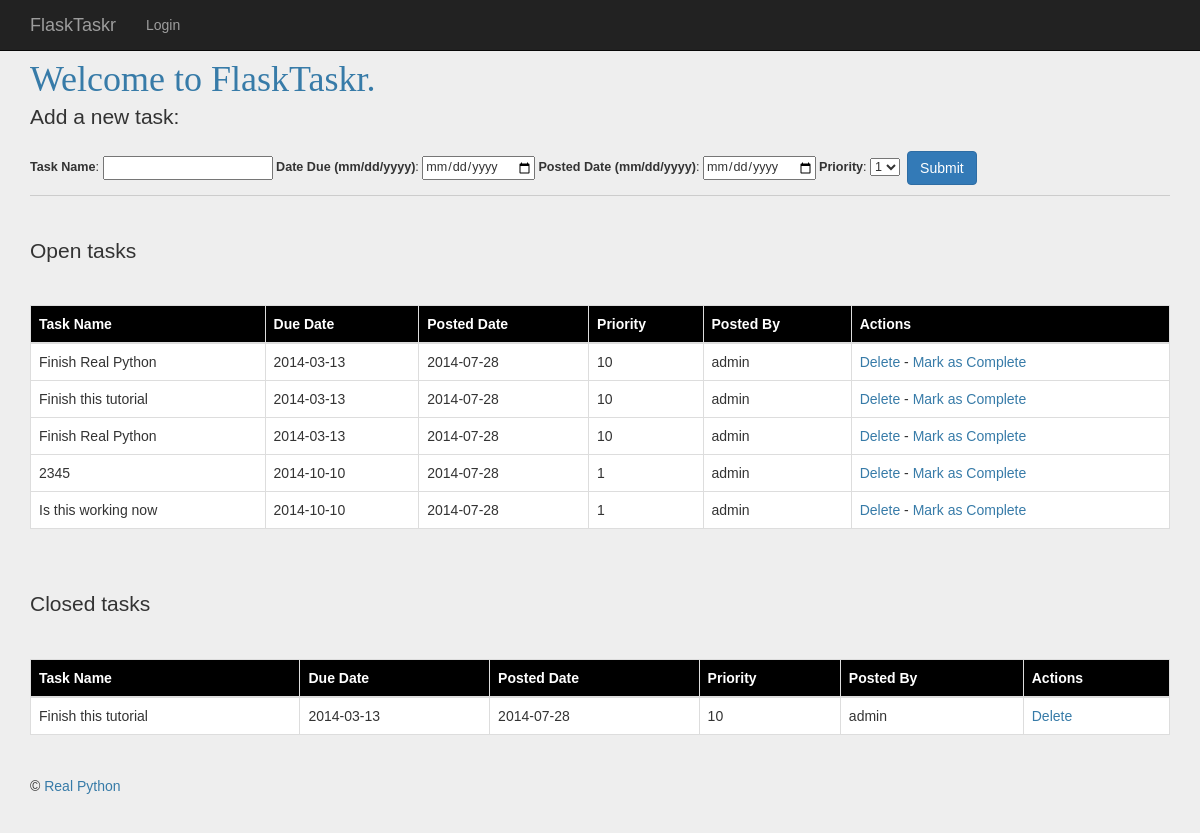
/tasks/ (signed in), run on an earlier commit of the app's database.
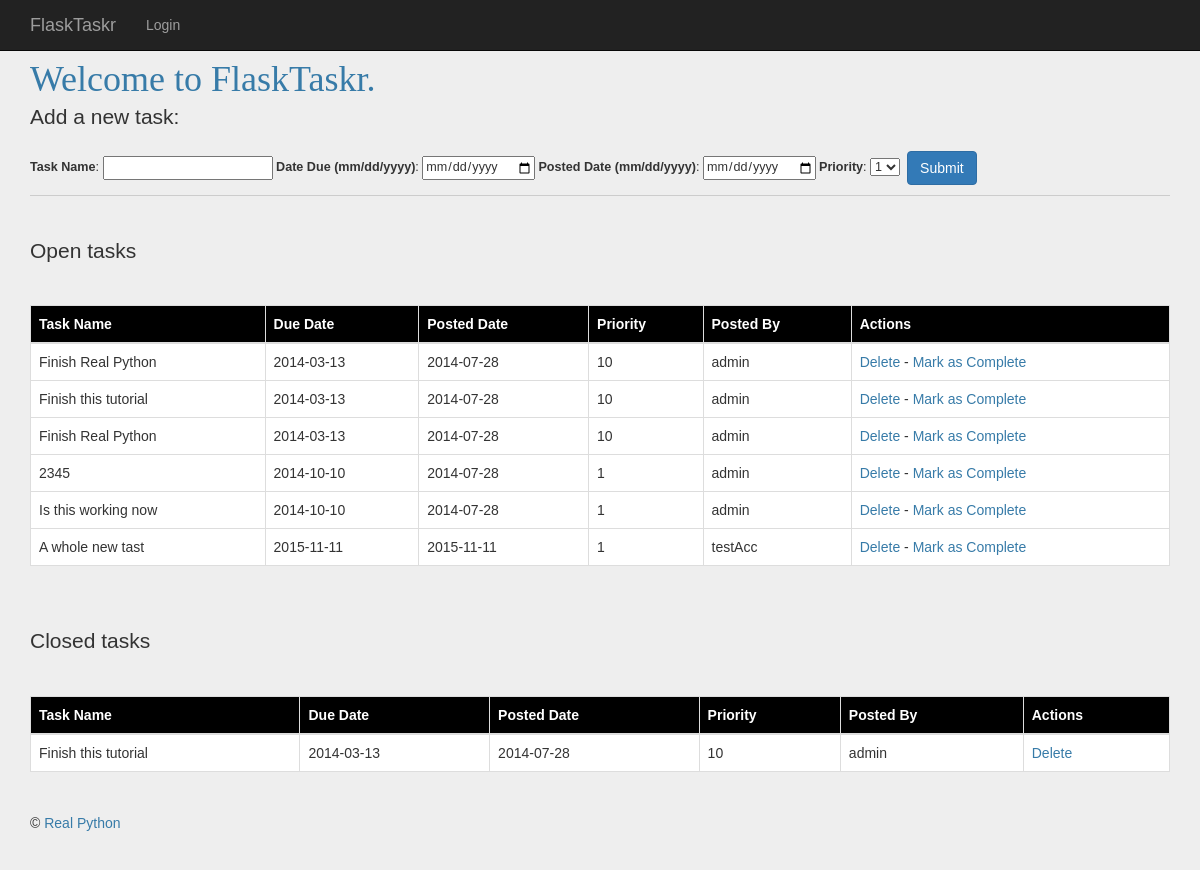
And on a later commit of the database.
### models.py (models this page shows, shortened)
class FTasks(db.Model):
	__tablename__ = 'ftasks'
	task_id = db.Column(db.Integer, primary_key=True)
	name = db.Column(db.String, nullable=False)
	due_date = db.Column(db.Date, nullable = False)
	priority = db.Column(db.Integer, nullable=False)
	posted_date = db.Column(db.Date, nullable=False)
	status = db.Column(db.Integer)
	user_id = db.Column(db.Integer, db.ForeignKey('users.id'))

class  User(db.Model):
	__tablename__ = 'users'
	id = db.Column(db.Integer, primary_key=True)
	name = db.Column(db.String, unique=True, nullable=False)
	email = db.Column(db.String, unique=True, nullable=False)
	password = db.Column(db.String, nullable=False)
	tasks = db.relationship('FTasks', backref='poster')

### views.py (the view)
@app.route('/tasks/')
@login_required #wrap
def  tasks():
	open_tasks = db.session.query(FTasks).filter_by(status='1').order_by(FTasks.due_date.asc())
	closed_tasks = db.session.query(FTasks).filter_by(status='0').order_by(FTasks.due_date.asc())
	return render_template('tasks.html',form = AddTask(request.form), open_tasks = open_tasks, closed_tasks = closed_tasks)

### forms.py
class AddTask(Form):
    task_id = IntegerField('Priority')
    name = TextField('Task Name', validators=[DataRequired()])
    due_date = DateField('Date Due (mm/dd/yyyy)', validators=[DataRequired()],
                                format='%m/%d/%Y')
    priority = SelectField('Priority', validators=[DataRequired()],
                            choices=[('1', '1'),('2', '2'),('3', '3'),
                                        ('4', '4'),('5', '5')])
    status = IntegerField('Status')
    posted_date = DateField('Posted Date (mm/dd/yyyy)', validators=[DataRequired()], format='%m/%d/%Y')

### views.py (called while the page is built)
def login_required(test):
	@wraps(test)
	def wrap(*args, **kwargs):
		if 'logged_in' in session:
			return test(*args, **kwargs)
		else:
			flash('You need to login first.')
			return redirect(url_for('login'))
	return wrap

### templates/tasks.html
{% extends "template.html" %} {% block content %} <h1>Welcome to FlaskTaskr.</h1> <div class="add-task">
<div class="lead">Add a new task:</div>
<form action="{{ url_for('new_task') }}" method="post"
role="form"> <p>
{{ form.name.label }}: {{ form.name }}&nbsp;{{ form.due_date.label }}: {{ form.due_date }}&nbsp;{{ form.posted_date.label }}: {{ form.posted_date }}&nbsp;{{ form.priority.label }}: {{ form.priority }}&nbsp;
<button class="btn btn-md btn-primary" type="submit">Submit</button></p>
</form> </div>
<div class="entries"> <br>
<br>
<div class="lead">Open tasks</div> <br>
<table class="table table-bordered">
<thead> <tr>
<th>Task Name</th>
<th>Due Date</th>
<th>Posted Date</th>
 <th>Priority</th>
 <th>Posted By</th>
 <th>Actions</th>
</tr>
</thead>
<tbody>
{% for o in open_tasks %}
<tr>
<td>{{ o.name }}</td> <td>{{ o.due_date }}</td>
<td>{{ o.posted_date }}</td> <td>{{ o.priority }}</td> <td>{{ o.poster.name }}</td> <td>
<a href="{{ url_for('delete_entry', task_id = o.task_id) }}">Delete</a> -
<a href="{{ url_for('complete', task_id = o.task_id) }}">Mark as Complete</a>
</td> </tr>
{% endfor %}
</tbody> </table>
</div>
<br>
<br>
<div class="entries">
<div class="lead">Closed tasks</div> <br>
<table class="table table-bordered">
<thead> <tr>
<th>Task Name</th> <th>Due Date</th> <th>Posted Date</th> <th>Priority</th> <th>Posted By</th> <th>Actions</th>
</tr>
</thead>
<tbody>
{% for c in closed_tasks %}
<tr>
<td>{{ c.name }}</td> <td>{{ c.due_date }}</td> <td>{{ c.posted_date }}</td> <td>{{ c.priority }}</td> <td>{{ c.poster.name }}</td> <td>
<a href="{{ url_for('delete_entry', task_id = c.task_id)
}}">Delete</a> </td>
</tr>
{% endfor %} <tbody>
</table> </div>
{% endblock %}

### templates/template.html (shortened to what this page needs)
<!DOCTYPE html>
<html>
<html lang="en">
<head>
<link href="http://netdna.bootstrapcdn.com/
bootstrap/3.1.0/css/bootstrap.min.css" rel="stylesheet">
<link rel="stylesheet" href="{{ url_for('static',
filename='css/styles.css') }}">
</head>
<body>
<div class="navbar navbar-inverse navbar-fixed-top"
role="navigation">
<div class="container">
<div class="navbar-header">
<a class="navbar-brand" href="/">FlaskTaskr</a> </div>
<div class="collapse navbar-collapse">
	<ul class="nav navbar-nav">
{% if not session.logged_in %}
<li><a href="/register">Signup</a></li>
{% else %}
<li><a href="/logout">Login</a></li>
{% endif %}
</ul>
</div> </div>
</div>
<div class="container">
<div class="content">
{% block content %}
{% endblock %}
</div>
<div class="footer">
<hr>
<p>&copy; <a href="http://www.realpython.com">Real
Python</a></p> </div>
</div>
</body>
</html>

### static/css/styles.css (style rules this page uses)
body { padding: 60px 0px; font-family: sans-serif; background: #eee; }
a,h1,h2 { color: #377BA8; }
h1,h2 { font-family: 'Georgia', serif; margin: 0; }
h1 { border-bottom: 2px solid #eee; }
.entries { list-style: none; margin: 0; padding: 0; }
.add-task { font-size: 0.9em; border-bottom: 1px solid #ccc; }
.table { background-color: white; }
thead { background-color: black; color: white }

What changed in the data, as far as the page shows it:
added FTasks: name "A whole new tast", due_date "2015-11-11", posted_date "2015-11-11", priority "1", poster.name "testAcc", shown under "Welcome to FlaskTaskr."
